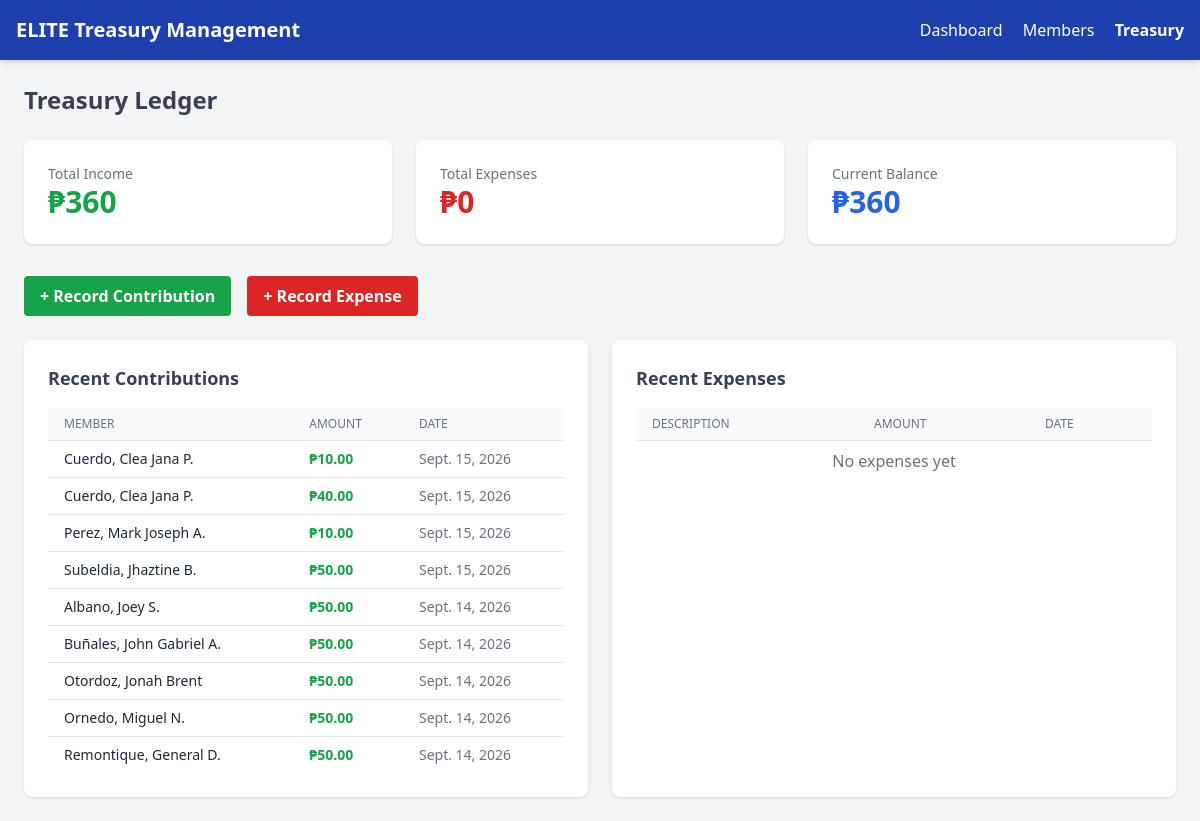
Screenshot of /treasury/ with the database file from the repository.
### core/models.py (models this page shows, shortened)
class Contribution(models.Model):
    CONTRIBUTION_TYPES = [
        ('Monthly', 'Monthly Contribution'),
        ('Registration', 'Registration Fee'),
        ('Event', 'Event Fee'),
        ('Donation', 'Donation'),
        ('Other', 'Other Income'),
    ]
    member = models.ForeignKey(Member, on_delete=models.CASCADE, related_name='contributions')
    fund_period = models.ForeignKey(FundPeriod, on_delete=models.CASCADE, related_name='contributions', null=True, blank=True)
    contribution_type = models.CharField(max_length=20, choices=CONTRIBUTION_TYPES, default='Monthly')
    amount = models.DecimalField(max_digits=10, decimal_places=2)
    payment_date = models.DateField(default=timezone.now)
    reference_no = models.CharField(max_length=50, blank=True)
    notes = models.TextField(blank=True)
    recorded_by = models.CharField(max_length=100, default='Treasurer')
    created_at = models.DateTimeField(auto_now_add=True)

class Member(models.Model):
    STATUS_CHOICES = [
        ('Active', 'Active'),
        ('Inactive', 'Inactive'),
    ]
    member_id = models.CharField(max_length=20, unique=True) # e.g., ELT-001
    first_name = models.CharField(max_length=100)
    last_name = models.CharField(max_length=100)
    department = models.CharField(max_length=100)
    year_level = models.IntegerField()
    section = models.CharField(max_length=10)
    team = models.ForeignKey(Team, on_delete=models.PROTECT) # Protect prevents deleting a team if it has members
    status = models.CharField(max_length=20, choices=STATUS_CHOICES, default='Active')
    date_joined = models.DateField(auto_now_add=True)

### core/views.py (the view)
# urls.py: path('treasury/', views.treasury_ledger, name='treasury_ledger'),
def treasury_ledger(request):
    contributions = Contribution.objects.all().select_related('member').order_by('-payment_date')[:20]
    expenses = Expense.objects.all().order_by('-expense_date')[:20]
    total_income = Contribution.objects.aggregate(Sum('amount'))['amount__sum'] or 0
    total_expenses = Expense.objects.aggregate(Sum('amount'))['amount__sum'] or 0
    current_balance = total_income - total_expenses
    context = {
        'contributions': contributions,
        'expenses': expenses,
        'total_income': total_income,
        'total_expenses': total_expenses,
        'current_balance': current_balance,
    }
    return render(request, 'core/treasury_ledger.html', context)

### core/templates/core/treasury_ledger.html (shortened to what this page needs)
<!DOCTYPE html>
<html lang="en">
<head>
    <script src="https://cdn.tailwindcss.com"></script>
</head>
<body class="bg-gray-100 text-gray-800">
    <nav class="bg-blue-800 text-white p-4 shadow-md">
        <div class="max-w-7xl mx-auto flex justify-between items-center">
            <h1 class="text-xl font-bold">ELITE Treasury Management</h1>
            <div class="space-x-4">
                <a href="{% url 'dashboard' %}" class="hover:underline">Dashboard</a>
                <a href="{% url 'member_list' %}" class="hover:underline">Members</a>
                <a href="{% url 'treasury_ledger' %}" class="hover:underline font-semibold">Treasury</a>
            </div>
        </div>
    </nav>
    <div class="max-w-7xl mx-auto p-6">
        <h2 class="text-2xl font-bold text-gray-700 mb-6">Treasury Ledger</h2>
        <div class="grid grid-cols-1 md:grid-cols-3 gap-6 mb-8">
            <div class="bg-white p-6 rounded-lg shadow">
                <p class="text-gray-500 text-sm">Total Income</p>
                <p class="text-3xl font-bold text-green-600">₱{{ total_income }}</p>
            </div>
            <div class="bg-white p-6 rounded-lg shadow">
                <p class="text-gray-500 text-sm">Total Expenses</p>
                <p class="text-3xl font-bold text-red-600">₱{{ total_expenses }}</p>
            </div>
            <div class="bg-white p-6 rounded-lg shadow">
                <p class="text-gray-500 text-sm">Current Balance</p>
                <p class="text-3xl font-bold text-blue-600">₱{{ current_balance }}</p>
            </div>
        </div>
        <div class="flex space-x-4 mb-6">
            <a href="{% url 'contribution_create' %}" class="bg-green-600 hover:bg-green-700 text-white font-bold py-2 px-4 rounded">
                + Record Contribution
            </a>
            <a href="{% url 'expense_create' %}" class="bg-red-600 hover:bg-red-700 text-white font-bold py-2 px-4 rounded">
                + Record Expense
            </a>
        </div>
        <div class="grid grid-cols-1 lg:grid-cols-2 gap-6">
            <div class="bg-white rounded-lg shadow p-6">
                <h3 class="text-lg font-bold text-gray-700 mb-4">Recent Contributions</h3>
                <div class="overflow-x-auto">
                    <table class="min-w-full divide-y divide-gray-200">
                        <thead class="bg-gray-50">
                            <tr>
                                <th class="px-4 py-2 text-left text-xs font-medium text-gray-500 uppercase">Member</th>
                                <th class="px-4 py-2 text-left text-xs font-medium text-gray-500 uppercase">Amount</th>
                                <th class="px-4 py-2 text-left text-xs font-medium text-gray-500 uppercase">Date</th>
                            </tr>
                        </thead>
                        <tbody class="divide-y divide-gray-200">
                            {% for contrib in contributions %}
                            <tr>
                                <td class="px-4 py-2 text-sm">{{ contrib.member.last_name }}, {{ contrib.member.first_name }}</td>
                                <td class="px-4 py-2 text-sm text-green-600 font-semibold">₱{{ contrib.amount }}</td>
                                <td class="px-4 py-2 text-sm text-gray-500">{{ contrib.payment_date }}</td>
                            </tr>
                            {% empty %}
                            <tr>
                                <td colspan="3" class="px-4 py-2 text-center text-gray-500">No contributions yet</td>
                            </tr>
                            {% endfor %}
                        </tbody>
                    </table>
                </div>
            </div>
            <div class="bg-white rounded-lg shadow p-6">
                <h3 class="text-lg font-bold text-gray-700 mb-4">Recent Expenses</h3>
                <div class="overflow-x-auto">
                    <table class="min-w-full divide-y divide-gray-200">
                        <thead class="bg-gray-50">
                            <tr>
                                <th class="px-4 py-2 text-left text-xs font-medium text-gray-500 uppercase">Description</th>
                                <th class="px-4 py-2 text-left text-xs font-medium text-gray-500 uppercase">Amount</th>
                                <th class="px-4 py-2 text-left text-xs font-medium text-gray-500 uppercase">Date</th>
                            </tr>
                        </thead>
                        <tbody class="divide-y divide-gray-200">
                            {% for exp in expenses %}
                            <tr>
                                <td class="px-4 py-2 text-sm">{{ exp.description }}</td>
                                <td class="px-4 py-2 text-sm text-red-600 font-semibold">₱{{ exp.amount }}</td>
                                <td class="px-4 py-2 text-sm text-gray-500">{{ exp.expense_date }}</td>
                            </tr>
                            {% empty %}
                            <tr>
                                <td colspan="3" class="px-4 py-2 text-center text-gray-500">No expenses yet</td>
                            </tr>
                            {% endfor %}
                        </tbody>
                    </table>
                </div>
            </div>
        </div>
    </div>
</body>
</html>

### rows the page displays
Contribution: member.last_name "Cuerdo", member.first_name "Clea Jana P.", amount "10.00", payment_date "Sept. 15, 2026"
Contribution: member.last_name "Cuerdo", member.first_name "Clea Jana P.", amount "40.00", payment_date "Sept. 15, 2026"
Contribution: member.last_name "Perez", member.first_name "Mark Joseph A.", amount "10.00", payment_date "Sept. 15, 2026"
Contribution: member.last_name "Subeldia", member.first_name "Jhaztine B.", amount "50.00", payment_date "Sept. 15, 2026"
Contribution: member.last_name "Albano", member.first_name "Joey S.", amount "50.00", payment_date "Sept. 14, 2026"
Contribution: member.last_name "Buñales", member.first_name "John Gabriel A.", amount "50.00", payment_date "Sept. 14, 2026"
Contribution: member.last_name "Otordoz", member.first_name "Jonah Brent", amount "50.00", payment_date "Sept. 14, 2026"
Contribution: member.last_name "Ornedo", member.first_name "Miguel N.", amount "50.00", payment_date "Sept. 14, 2026"
Contribution: member.last_name "Remontique", member.first_name "General D.", amount "50.00", payment_date "Sept. 14, 2026"

### other values shown
{{ total_income }} "360"
{{ total_expenses }} "0"
{{ current_balance }} "360"
